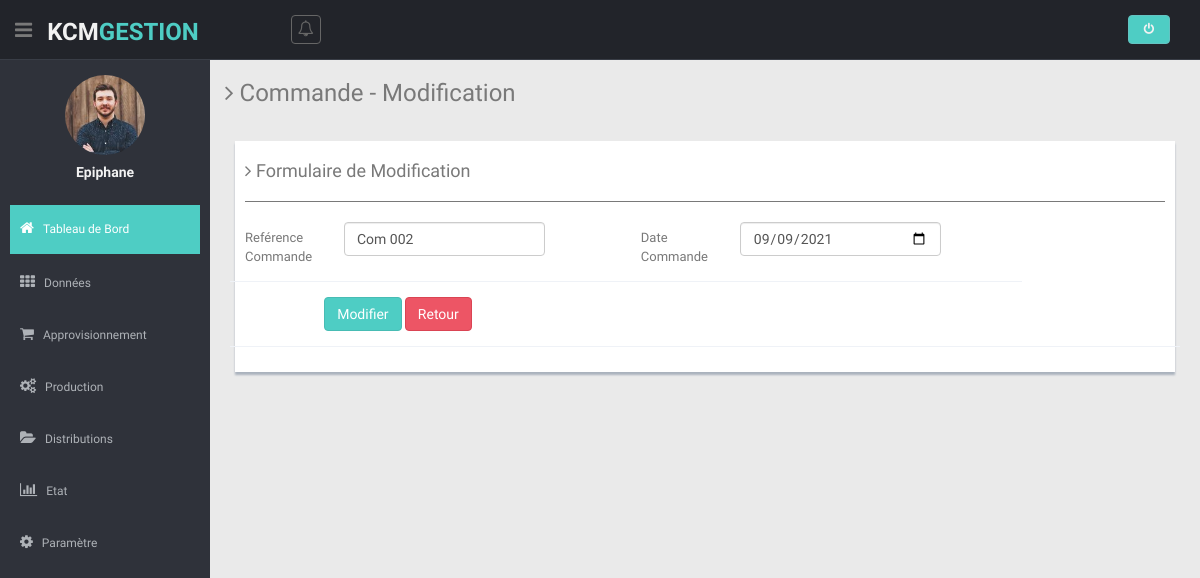
The page /views/upCommande.php?id_upd_Com=6 (signed in) on the database its author committed.
### tables this page shows
CREATE TABLE `users` (
  `id_users` int(11) NOT NULL,
  `username` varchar(64) NOT NULL,
  `email` varchar(64) NOT NULL,
  `password` varchar(128) NOT NULL,
  `dateCreate` date DEFAULT NULL
);

CREATE TABLE `commande` (
  `id_com` int(11) NOT NULL,
  `reference_commande` varchar(128) NOT NULL,
  `date_com` date DEFAULT NULL,
  `livraison` varchar(16) NOT NULL,
  `user_create` varchar(16) DEFAULT NULL,
  `dateCreate` date DEFAULT NULL
);

### models/modelLogin.php (called while the page is built, shortened)
<?php
class DemoLib
{
    public function UserDetails($user_id)
    {
        try {
            $db = dbConnect();
            $query = $db->prepare("SELECT id_users, username, email FROM users WHERE id_users=:id_users");
            $query->bindParam("id_users", $user_id, PDO::PARAM_STR);
            $query->execute();
            if ($query->rowCount() > 0) {
                return $query->fetch(PDO::FETCH_OBJ);
            }
        } catch (PDOException $e) {
            exit($e->getMessage());
        }
    }
}

### models/modelCommande.php (called while the page is built, shortened)
<?php
class ModelCommande
{
    public function commandeDetail($idCom)
    {
        try {
            $db = dbConnect();
            $query = $db->prepare("SELECT * FROM commande WHERE id_com=?");
            $query->execute(array($idCom));
            if ($query->rowCount() > 0) {
                return $query->fetch(PDO::FETCH_OBJ);
            }
        } catch (PDOException $e) {
            exit($e->getMessage());
        }
    }
}

### controller/controllerCommande.php (called while the page is built, shortened)
<?php
require  '../models/modelCommande.php';
$commande = new ModelCommande();
if (isset($_GET['id_upd_Com'])) {
    $idUp = $_GET['id_upd_Com'];
    $lire_upd_com = $commande->commandeDetail($idUp);
}

### views/upCommande.php (the view, shortened to what this page needs)
<?php $title = 'Commande';
require('head.php');
require('header.php');
require('sibar.php');
require('../controller/controllerCommande.php');
?>
<section class="wrapper">
  <h3><i class="fa fa-angle-right"></i> Commande - Modification</h3>
  <div class="row mt">
    <div class="col-lg-12">
      <div class="form-panel">
        <h4><i class="fa fa-angle-right"></i> Formulaire de Modification</h4>
        <hr>
        <div class=" form">
          <form class="cmxform form-horizontal style-form" id="commentForm" method="POST" action="upCommande.php?id_upd_Com=<?= $lire_upd_com->id_com; ?>">
            <div class="row">
              <div class="col-xs-5 col-sm-5">
                <div class="form-group ">
                  <label for="cname" class="control-label col-lg-3">Reférence Commande</label>
                  <div class="col-lg-7">
                    <input class=" form-control" id="cname" name="ref_com" minlength="2" type="text" value="<?= $lire_upd_com->reference_commande; ?>" />
                  </div>
                </div>
              </div>
              <div class="col-xs-5 col-sm-5">
                <div class="form-group ">
                  <label for="cname" class="control-label col-lg-3">Date Commande</label>
                  <div class="col-lg-7">
                    <input class=" form-control" id="cname" name="dateCom" minlength="2" type="date" value="<?= $lire_upd_com->date_com; ?>" />
                  </div>
                </div>
              </div>
            </div>
            <div class="form-group">
              <div class="col-lg-offset-1 col-lg-8">
                <button class="btn btn-theme" type="submit" name="btn_upd_com">Modifier</button>
                <a href="addCommande.php" class="btn btn-theme04" type="reset">Retour</a>
              </div>
            </div>
          </form>
        </div>
      </div>
    </div>
  </div>
</section>
<?php require('foot.php'); ?>

### views/sibar.php (shortened to what this page needs)
<aside>
  <div id="sidebar" class="nav-collapse ">
    <ul class="sidebar-menu" id="nav-accordion">
      <p class="centered"><a href="profile.html"><img src="img/ui-sam.jpg" class="img-circle" width="80"></a></p>
      <h5 class="centered"><?= $user->username;
                            ?></h5>
      <li class="mt">
        <a class="active" href="accueil.php">
          <i class="fa fa-home"></i>
          <span>Tableau de Bord</span>
        </a>
      </li>
      <li class="sub-menu">
        <a href="javascript:;">
          <i class="fa fa-th"></i>
          <span>Données</span>
        </a>
      </li>
      <li class="sub-menu">
        <a href="javascript:;">
          <i class="fa fa-shopping-cart"></i>
          <span>Approvisionnement</span>
        </a>
      </li>
      <li class="sub-menu">
        <a href="javascript:;">
          <i class="fa fa-cogs"></i>
          <span>Production</span>
        </a>
      </li>
      <li class="sub-menu">
        <a href="javascript:;">
          <i class="fa fa-folder-open"></i>
          <span>Distributions</span>
        </a>
      </li>
      <li class="sub-menu">
        <a href="javascript:;">
          <i class="fa fa-bar-chart-o"></i>
          <span>Etat</span>
        </a>
      </li>
      <li class="sub-menu">
        <a href="javascript:;">
          <i class="fa fa-cog"></i>
          <span>Paramètre</span>
        </a>
      </li>
    </ul>
  </div>
</aside>
<section id="main-content">

### views/css/style.css (style rules this page uses)
body { color: #797979; background: #eaeaea; font-family: 'Ruda', sans-serif; padding: 0px !important; margin: 0px !important; font-size:13px; }
ul li { list-style: none; }
a, a:hover, a:focus { text-decoration: none; outline: none; }
.btn-theme { color: #fff; background-color: #4ECDC4; border-color: #48bcb4; }
.btn-theme04 { color: #fff; background-color: #ed5565; border-color: #da4453; }
hr { margin-top: 20px; margin-bottom: 20px; border: 0; border-top: 1px solid #797979; }
.centered { text-align: center; }
.mt { margin-top: 25px; }
#sidebar { width: 210px; height: 100%; position: fixed; background: #2f323a; }
#sidebar h5 { color: #f2f2f2; font-weight: 700; }
#sidebar ul li { position: relative; }
ul.sidebar-menu , ul.sidebar-menu li ul.sub { margin: -2px 0 0; padding: 0; }
ul.sidebar-menu { margin-top: 75px; }
ul.sidebar-menu li { margin-bottom: 5px; margin-left:10px; margin-right:10px; }
ul.sidebar-menu li.sub-menu { line-height: 15px; }
ul.sidebar-menu li a span { display: inline-block; }
ul.sidebar-menu li a { color: #aeb2b7; text-decoration: none; display: block; padding: 15px 0 15px 10px; font-size: 12px; outline: none; -webkit-transition: all 0.3s ease; -moz-transition: all 0.3s ease; -o-transition: all 0.3s ease; -ms-transition: all 0.3s ease; transition: all 0.3s ease; }
ul.sidebar-menu li a.active, ul.sidebar-menu li a:hover, ul.sidebar-menu li a:focus { background: #4ECDC4; color: #fff; display: block; -webkit-transition: all 0.3s ease; -moz-transition: all 0.3s ease; -o-transition: all 0.3s ease; -ms-transition: all 0.3s ease; transition: all 0.3s ease; }
ul.sidebar-menu li a i { font-size: 15px; padding-right: 6px; }
ul.sidebar-menu li a.active i { color: #fff; }
#main-content { margin-left: 210px; }
.wrapper { display: inline-block; margin-top: 60px; padding-left: 15px; padding-right: 15px; padding-bottom: 15px; padding-top: 0px; width: 100%; }
.form-panel { background: #ffffff; margin: 10px; padding: 10px; box-shadow: 0px 3px 2px #aab2bd; text-align: left; }
label { font-weight: 400; }
.form-horizontal.style-form .form-group { border-bottom: 1px solid #eff2f7; padding-bottom: 15px; margin-bottom: 15px; }
@media (min-width: 768px) { .form-horizontal .control-label { text-align: left; } }

### rows shown on the page
users: username "Epiphane"
commande: ref_com "Com 002", dateCom "09/09/2021"
